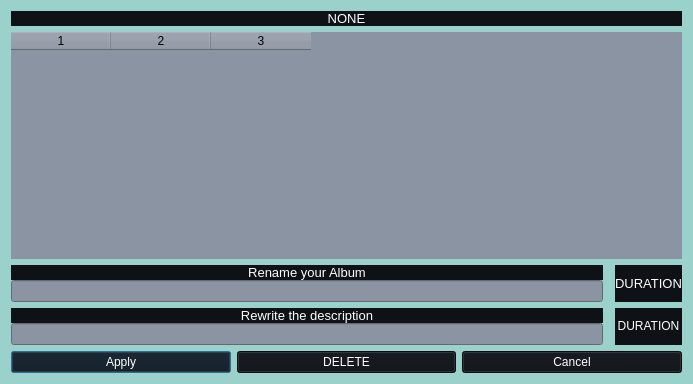
<?xml version="1.0" encoding="UTF-8"?>
<ui version="4.0">
 <class>Dialog_AIW</class>
 <widget class="QDialog" name="Dialog_AIW">
  <property name="geometry">
   <rect>
    <x>0</x>
    <y>0</y>
    <width>693</width>
    <height>384</height>
   </rect>
  </property>
  <property name="windowTitle">
   <string>Information</string>
  </property>
  <property name="styleSheet">
   <string notr="true">background-color: #9AD2CB;
</string>
  </property>
  <layout class="QGridLayout" name="gridLayout">
   <item row="3" column="0">
    <layout class="QVBoxLayout" name="verticalLayout">
     <property name="spacing">
      <number>0</number>
     </property>
     <item>
      <widget class="QLabel" name="label_NameYourAlbum">
       <property name="styleSheet">
        <string notr="true">background-color: #0E1116;
color: white</string>
       </property>
       <property name="text">
        <string>&lt;html&gt;&lt;head/&gt;&lt;body&gt;&lt;p align=&quot;center&quot;&gt;&lt;span style=&quot; font-size:10pt;&quot;&gt;Rename your Album&lt;/span&gt;&lt;/p&gt;&lt;/body&gt;&lt;/html&gt;</string>
       </property>
      </widget>
     </item>
     <item>
      <widget class="QLineEdit" name="lineEdit_NameAlbum">
       <property name="styleSheet">
        <string notr="true">background-color: #8b94a3;
color: white</string>
       </property>
      </widget>
     </item>
    </layout>
   </item>
   <item row="4" column="0">
    <layout class="QVBoxLayout" name="verticalLayout_2">
     <property name="spacing">
      <number>0</number>
     </property>
     <item>
      <widget class="QLabel" name="label_Description">
       <property name="styleSheet">
        <string notr="true">background-color: #0E1116;
color: white</string>
       </property>
       <property name="text">
        <string>&lt;html&gt;&lt;head/&gt;&lt;body&gt;&lt;p align=&quot;center&quot;&gt;&lt;span style=&quot; font-size:10pt;&quot;&gt;Rewrite the description&lt;/span&gt;&lt;/p&gt;&lt;/body&gt;&lt;/html&gt;</string>
       </property>
      </widget>
     </item>
     <item>
      <widget class="QLineEdit" name="lineEdit_Description">
       <property name="styleSheet">
        <string notr="true">background-color: #8b94a3;
color: white</string>
       </property>
      </widget>
     </item>
    </layout>
   </item>
   <item row="5" column="0" colspan="3">
    <layout class="QHBoxLayout" name="horizontalLayout">
     <item>
      <widget class="QPushButton" name="pushButton_Apply">
       <property name="styleSheet">
        <string notr="true">background-color: #0E1116;
color: white</string>
       </property>
       <property name="text">
        <string>Apply</string>
       </property>
      </widget>
     </item>
     <item>
      <widget class="QPushButton" name="pushButton_Delete">
       <property name="styleSheet">
        <string notr="true">background-color: #0E1116;
color: white</string>
       </property>
       <property name="text">
        <string>DELETE</string>
       </property>
      </widget>
     </item>
     <item>
      <widget class="QPushButton" name="pushButton_Cancel">
       <property name="styleSheet">
        <string notr="true">background-color: #0E1116;
color: white</string>
       </property>
       <property name="text">
        <string>Cancel</string>
       </property>
      </widget>
     </item>
    </layout>
   </item>
   <item row="1" column="0" colspan="3">
    <widget class="QTableWidget" name="tableWidget_Display">
     <property name="styleSheet">
      <string notr="true">border-style: none;
selection-background-color: transparent;
background-color: #8B94A3</string>
     </property>
     <property name="rowCount">
      <number>0</number>
     </property>
     <property name="columnCount">
      <number>3</number>
     </property>
     <column/>
     <column/>
     <column/>
    </widget>
   </item>
   <item row="0" column="0" colspan="3">
    <widget class="QLabel" name="label_NameAlbum">
     <property name="styleSheet">
      <string notr="true">background-color: #0E1116;
color: white</string>
     </property>
     <property name="text">
      <string>&lt;html&gt;&lt;head/&gt;&lt;body&gt;&lt;p align=&quot;center&quot;&gt;&lt;span style=&quot; font-size:10pt;&quot;&gt;NONE&lt;/span&gt;&lt;/p&gt;&lt;/body&gt;&lt;/html&gt;</string>
     </property>
    </widget>
   </item>
   <item row="4" column="2">
    <widget class="QLabel" name="label_Duration">
     <property name="styleSheet">
      <string notr="true">background-color: #0E1116;
color: white</string>
     </property>
     <property name="text">
      <string>&lt;html&gt;&lt;head/&gt;&lt;body&gt;&lt;p align=&quot;center&quot;&gt;DURATION&lt;/p&gt;&lt;/body&gt;&lt;/html&gt;</string>
     </property>
    </widget>
   </item>
   <item row="3" column="2">
    <widget class="QLabel" name="label_TitleDuration">
     <property name="styleSheet">
      <string notr="true">background-color: #0E1116;
color: white</string>
     </property>
     <property name="text">
      <string>&lt;html&gt;&lt;head/&gt;&lt;body&gt;&lt;p align=&quot;center&quot;&gt;&lt;span style=&quot; font-size:10pt;&quot;&gt;DURATION&lt;/span&gt;&lt;/p&gt;&lt;/body&gt;&lt;/html&gt;</string>
     </property>
    </widget>
   </item>
  </layout>
 </widget>
 <resources/>
 <connections/>
</ui>
